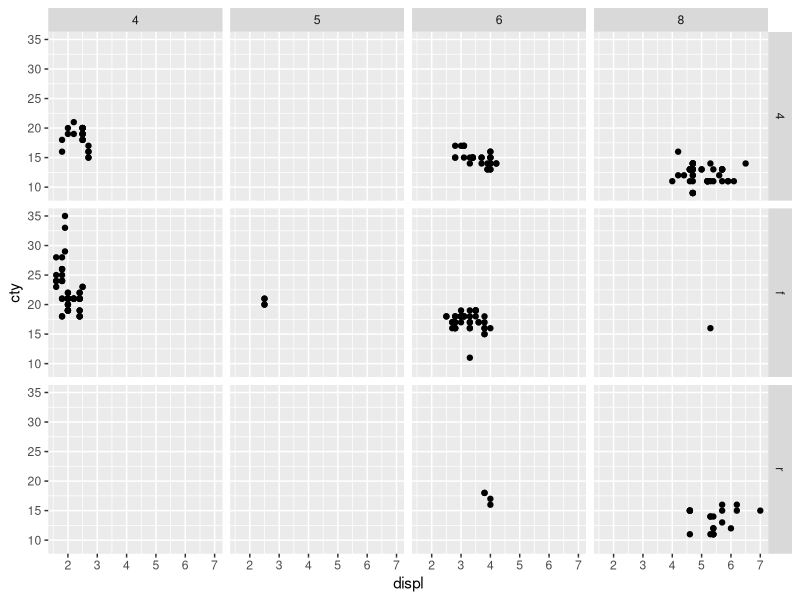

Write R code to recreate this figure.
library(ggplot2)

df <- mpg 

print(head(df))

pl <- ggplot(df, aes(displ, cty))

pl2 <- pl + geom_point()

print(pl2 + facet_grid(drv ~ cyl))

#Note: drv col has f, r, 4 and that means f = front-wheel drive, r = rear-wheel drive, 4 = 4wd